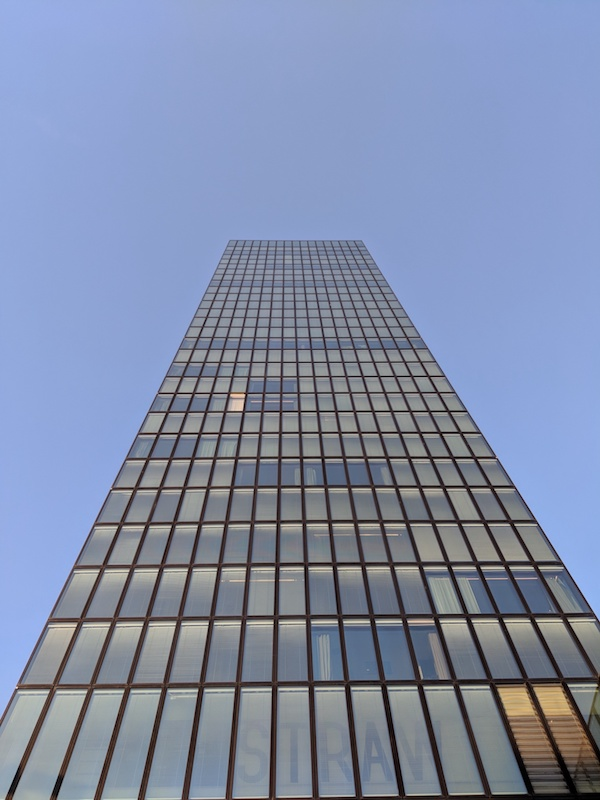
#> input picture lab01/PC_test_1.jpg, 600 x 800 px
$ python lab01.py   (older library calls are emulated)
#> lines starting #> are read from the running program, lines starting #| are printed output that depends on the picture
# -*- coding: utf-8 -*-
"""
Created on Mon Nov  2 16:55:53 2020

@author: COURAGE
"""


def image_correction(distorted_image_file, corrected_image_file, a_b, c_d):
    '''' This function takes in a distorted image, the coordinates of
    4 points (c_d) in the distorted image and uses 4 arbitrary points (a_b) to correct
    the perspective distortion of the input image'''
#> called with distorted_image_file = 'PC_test_1.jpg', corrected_image_file = 'PC_test1_Corrected.jpg'

    from PIL import Image
    import numpy as np
    import numpy.linalg as LA

    input_image = Image.open(distorted_image_file) #importing the image file
#> input_image is the input picture: PIL image 600x800 RGB; mean R, G, B 128.6, 140.4, 168
    input_image_array = np.asarray(input_image, np.float) #converting the image to a numpy array

    #Creation of an A matrix which will be used to find the transformation matrix needed to correct the immage
    A = np.zeros((8,8), np.float)

    for i in range(8):
        '''This for loop replaces the zeros in the A matrix with
        the proper values using values from c_d and a_b '''
        if i%2 == 0:
            A[i] = [c_d[i], c_d[i+1], 1, 0, 0, 0, (-a_b[i]*c_d[i]), (-a_b[i]*c_d[i+1])]
        else:
            A[i] = [0, 0, 0, c_d[i-1], c_d[i], 1, (-a_b[i]*c_d[i-1]), (-a_b[i]*c_d[i])]

    a_b = np.transpose(np.asarray([a_b])) #converts a_b to an 8x1 matrix
    # Note that A*h = a_b where h is the values of all components except 1 in the transformation matrix
    # The h matrix is represent as H since it is going to be used to compute the transformation matrix H

    H = np.matmul(LA.inv(A), a_b)
    H  = np.vstack([H, np.asarray([1])]) #Addition of
    # Creation of the 3x3 transformation matrix used for the image correction
    H = np.reshape(H, (3,3))

    corrected_image = np.zeros(input_image_array.shape, np.uint8)
    # The corrected image has the same dimension as the distorted image
    # only that it is created with zero RGB values

    for i in range(corrected_image.shape[0]):
        for j in range(corrected_image.shape[1]):
            # This for loop goes through every pixel in the corrected image
            # and transforms all pixel location in the distorted image to the corrected image pixel
            # then copy all pixel values in distorted image to the appropriate locations in the transformed image
            v = np.asarray([[i], [j], [1]]) #convert the pixels from 2-D vectors to homogeneous vectors
            x = np.matmul(LA.inv(H), v) #gets the homogeneous vecor of the transformed pixel
            x_1 = int(np.round(x[0]/x[2])) #converts the homogeneous vectors to points on the 2-D plane
            x_2 = int(np.round(x[1]/x[2]))
            if (x_1 < corrected_image.shape[0]) and (x_2 < corrected_image.shape[1]) and (x_1 >= 0) and (x_2 >= 0):
                corrected_image[i][j] = input_image_array[x_1][x_2] # maps the corrected image to the transformed pixels
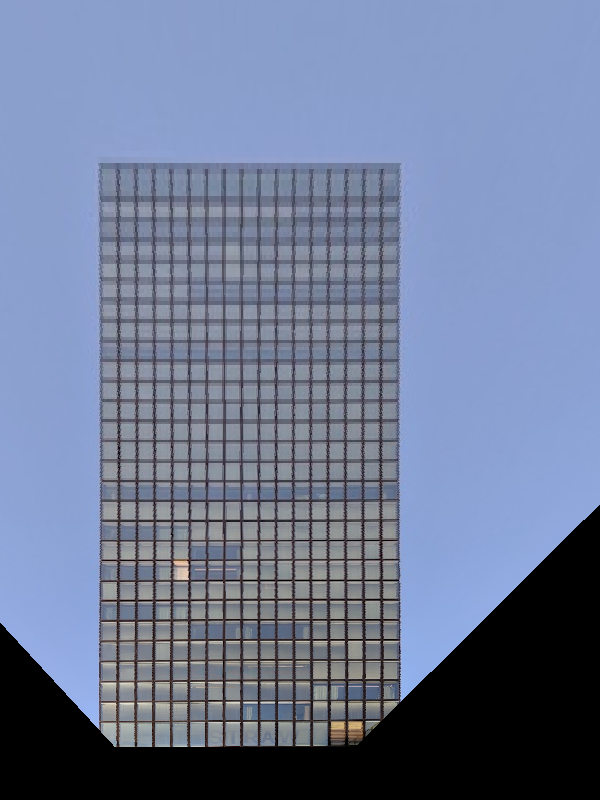
#> corrected_image: shape (800, 600, 3); mean R, G, B 110.4, 122.4, 150.6
#> call 2 of image_correction, with distorted_image_file = 'PC_test_2.jpg', corrected_image_file = 'PC_test2_Corrected.jpg'
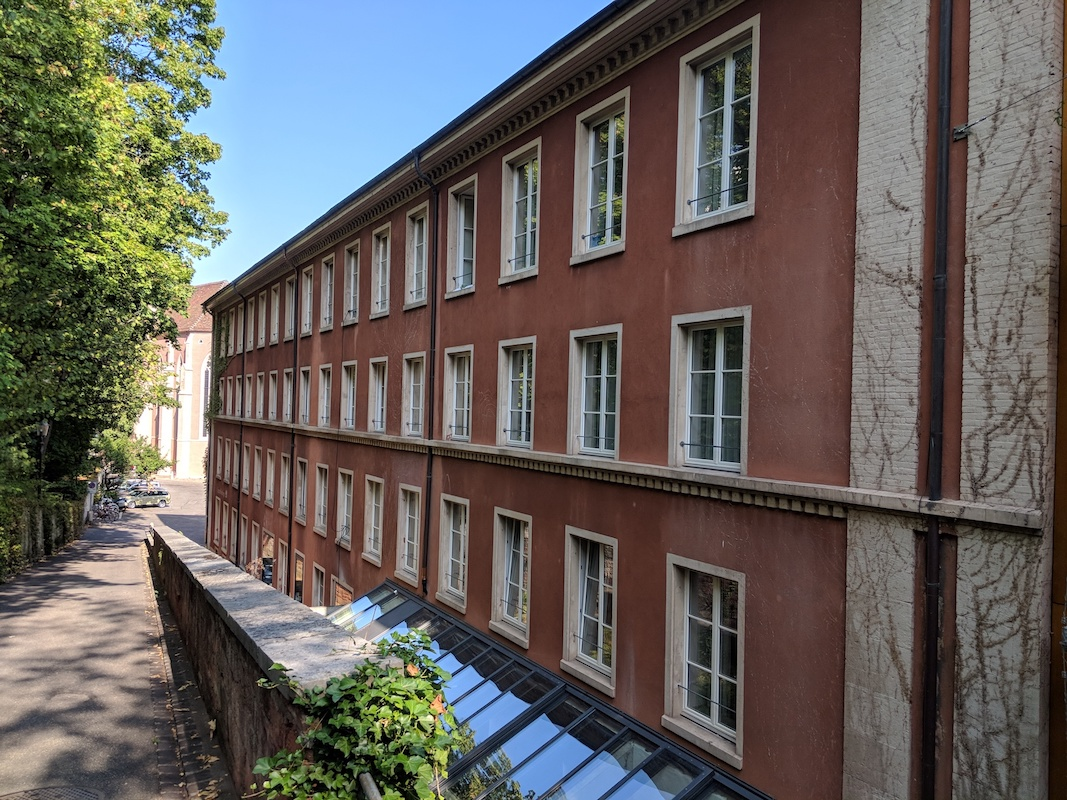
#> input picture lab01/PC_test_2.jpg, 1067 x 800 px
#> in image_correction, input_image is the input picture: PIL image 1067x800 RGB; mean R, G, B 100.6, 96, 92
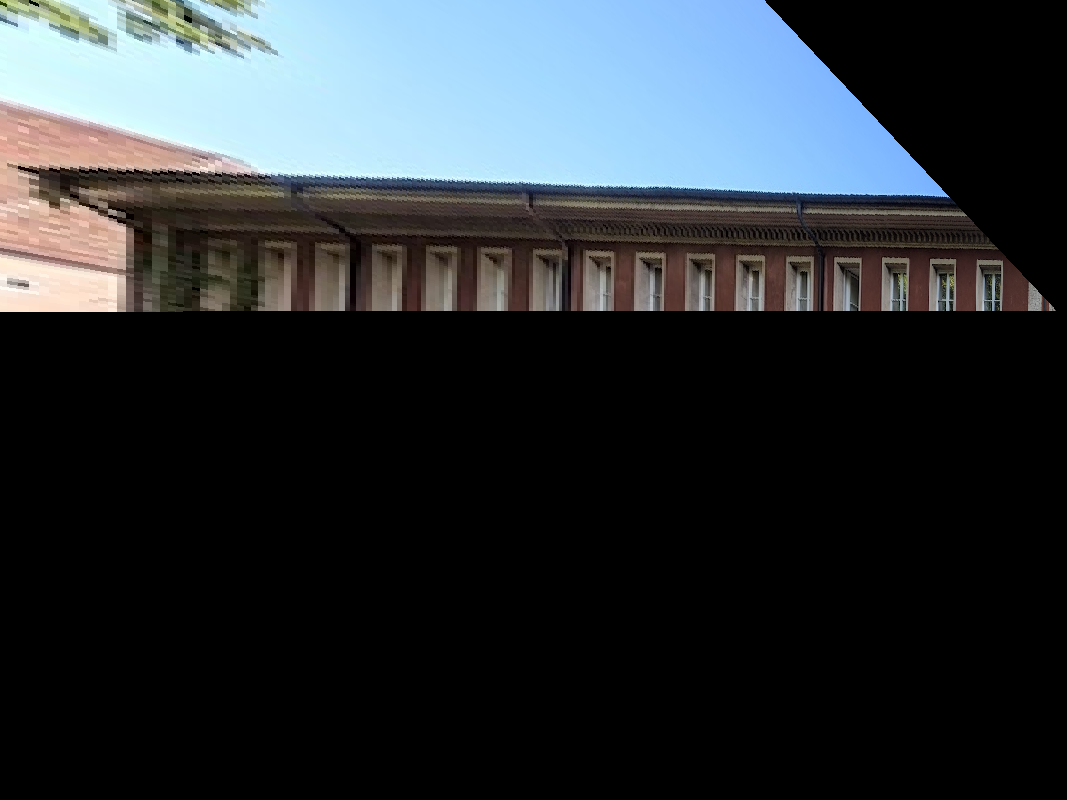
#> corrected_image: shape (800, 1067, 3); mean R, G, B 44.5, 50.1, 54.3

    Image.fromarray(corrected_image).save(corrected_image_file)

# For PC_test1
ab_1 = [400, 100, 600, 100, 400, 400, 600, 400]
cd_1= [300, 201, 433, 138, 300, 399, 433, 482]

image_correction("PC_test_1.jpg", "PC_test1_Corrected.jpg", ab_1, cd_1)

#For PC_test2
ab_2 = [410, 830, 500, 830, 410, 1000, 500, 1000]
cd_2 = [347, 444, 439, 444, 304, 751, 476, 751]

#> (the run stopped early here; a loop or call above may not have finished)
